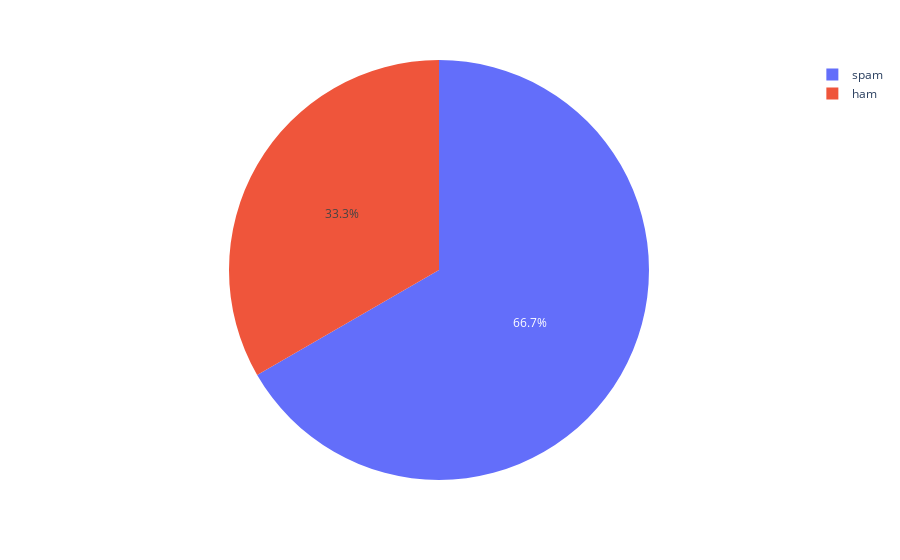

Write notebook code for a chart like this one.
### Code cell
# Now you can access the 'Category' column
plot_spam_ratio = df['Category'].value_counts().rename_axis('values').to_frame('counts').reset_index()

# Now you can plot the pie chart
import plotly.express as px
px.pie(plot_spam_ratio, values='counts', names='values')

### Figure 1 — Plotly figure (JSON) as saved in the notebook; plotly's stock layout.template omitted (floating-point values rounded to 4 significant figures)
{"data": [{"domain": {"x": [0, 1], "y": [0, 1]}, "hovertemplate": "values=%{label}<br>counts=%{value}<extra></extra>", "labels": ["spam", "ham"], "legendgroup": "", "name": "", "showlegend": true, "type": "pie", "values": [4, 2]}], "layout": {"autosize": true, "legend": {"tracegroupgap": 0}, "margin": {"t": 60}}}
